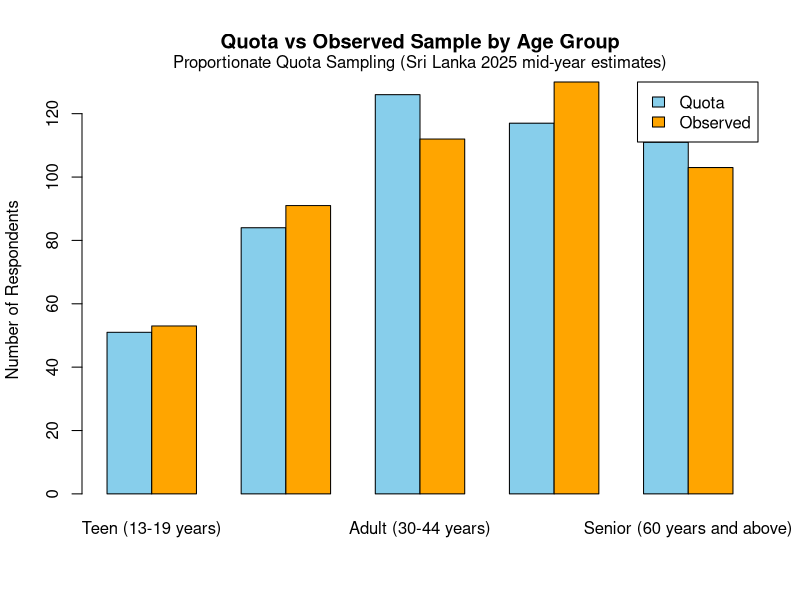
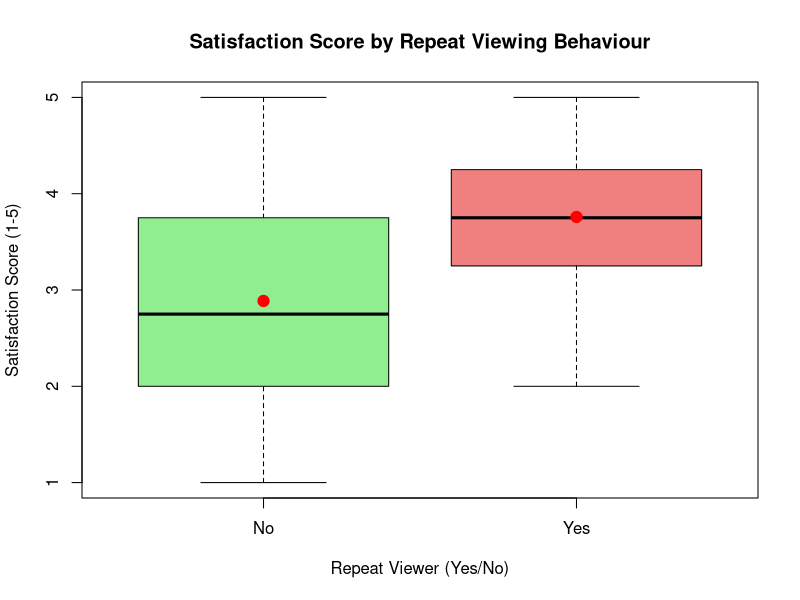
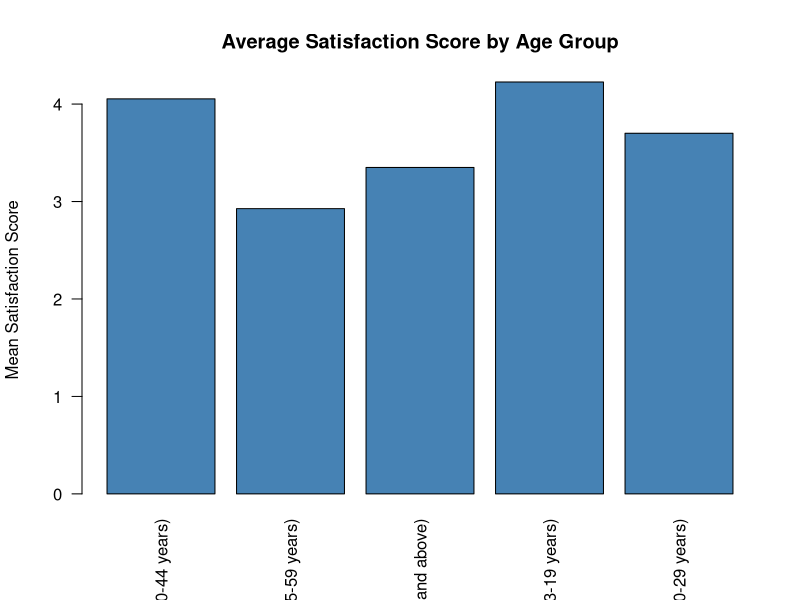

These figures' R source, in order:
#Load cleaned dataset
data <- read.csv("dataset/cleaned_audience_data.csv")
print(paste("Total observations loaded:", nrow(data)))


#Create Quota Sampling Table to reduce bias
quota_table <- data.frame(
  Age_Group = c("Teen (13-19 years)", "Young Adult (20-29 years)", 
                "Adult (30-44 years)", "Middle-Aged Adult (45-59 years)", 
                "Senior (60 years and above)"),
  Quota_Percent = c(10.3, 17.3, 25.9, 23.8, 22.7),
  Quota_Count = c(51, 84, 126, 117, 111)
)
print("QUOTA SAMPLING TABLE (Proportionate Method)")
print(quota_table)


#Compare Quota vs Observed Counts
observed_counts <- table(data$Age_Group)
observed_df <- data.frame(
  Age_Group = names(observed_counts),
  Observed_Count = as.numeric(observed_counts)
)
comparison <- merge(quota_table, observed_df, by = "Age_Group", all.x = TRUE)
print("QUOTA vs OBSERVED COUNTS")
print(comparison)


# Ensure Observed_Count is in exactly the same order as quota_table
observed_ordered <- comparison$Observed_Count[match(quota_table$Age_Group, comparison$Age_Group)]

# Create matrix for barplot
barplot_data <- rbind(quota_table$Quota_Count, observed_ordered)
rownames(barplot_data) <- c("Quota", "Observed")
colnames(barplot_data) <- quota_table$Age_Group

# Plot
barplot(barplot_data, beside = TRUE,
        main = "Quota vs Observed Sample by Age Group",
        ylab = "Number of Respondents",
        col = c("skyblue", "orange"),
        legend = rownames(barplot_data),
        args.legend = list(x = "topright"))

mtext("Proportionate Quota Sampling (Sri Lanka 2025 mid-year estimates)", 
      side = 3, line = 0.5)


#Overall Descriptive Statistics for Satisfaction_Score
summary_satisfaction <- summary(data$Satisfaction_Score)
print("OVERALL SATISFACTION SCORE (Summary)")
print(summary_satisfaction)
sd_satisfaction <- sd(data$Satisfaction_Score)
print(paste("Standard Deviation of Satisfaction Score:", round(sd_satisfaction, 3)))


#Proportion of Repeat Viewers
repeat_prop <- prop.table(table(data$Repeat_Viewer))
print("PROPORTION OF REPEAT VIEWERS")
print(round(repeat_prop * 100, 2))



#Mean Satisfaction by Repeat_Viewer
mean_by_repeat <- tapply(data$Satisfaction_Score, data$Repeat_Viewer, mean)
print("MEAN SATISFACTION SCORE BY REPEAT VIEWER")
print(round(mean_by_repeat, 3))



#Box Plot - Satisfaction by Repeat Viewer
boxplot(Satisfaction_Score ~ Repeat_Viewer, data = data,
        main = "Satisfaction Score by Repeat Viewing Behaviour",
        ylab = "Satisfaction Score (1-5)",
        col = c("lightgreen", "lightcoral"),
        xlab = "Repeat Viewer (Yes/No)")
means <- tapply(data$Satisfaction_Score, data$Repeat_Viewer, mean)
points(1:2, means, pch = 19, col = "red", cex = 1.5)



#Crosstab - Satisfaction Level vs Repeat_Viewer
data$Satisfaction_Level <- cut(data$Satisfaction_Score, 
                               breaks = c(0, 2.5, 3.5, 5), 
                               labels = c("Low", "Medium", "High"))

crosstab <- table(data$Satisfaction_Level, data$Repeat_Viewer)
print("CROSS-TAB: SATISFACTION LEVEL vs REPEAT VIEWER")
print(crosstab)
print(round(prop.table(crosstab, margin = 1) * 100, 2))



#Mean Satisfaction by Age Group + Bar Plot
mean_by_age <- tapply(data$Satisfaction_Score, data$Age_Group, mean)
print(" MEAN SATISFACTION BY AGE GROUP")
print(round(mean_by_age, 3))

barplot(mean_by_age, main = "Average Satisfaction Score by Age Group",
        ylab = "Mean Satisfaction Score", col = "steelblue",
        las = 2)
